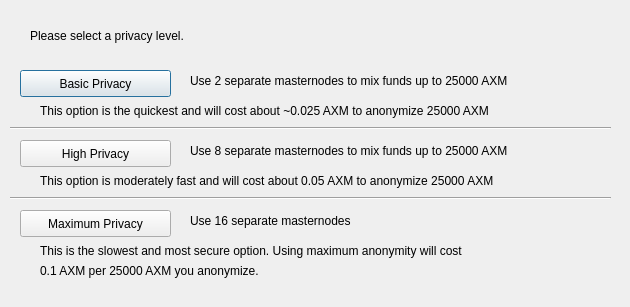
<?xml version="1.0" encoding="UTF-8"?>
<ui version="4.0">
 <class>ObfuscationConfig</class>
 <widget class="QDialog" name="ObfuscationConfig">
  <property name="geometry">
   <rect>
    <x>0</x>
    <y>0</y>
    <width>630</width>
    <height>307</height>
   </rect>
  </property>
  <property name="windowTitle">
   <string>Configure Obfuscation</string>
  </property>
  <widget class="QPushButton" name="buttonBasic">
   <property name="geometry">
    <rect>
     <x>20</x>
     <y>70</y>
     <width>151</width>
     <height>27</height>
    </rect>
   </property>
   <property name="text">
    <string>Basic Privacy</string>
   </property>
  </widget>
  <widget class="QPushButton" name="buttonHigh">
   <property name="geometry">
    <rect>
     <x>20</x>
     <y>140</y>
     <width>151</width>
     <height>27</height>
    </rect>
   </property>
   <property name="text">
    <string>High Privacy</string>
   </property>
  </widget>
  <widget class="QPushButton" name="buttonMax">
   <property name="geometry">
    <rect>
     <x>20</x>
     <y>210</y>
     <width>151</width>
     <height>27</height>
    </rect>
   </property>
   <property name="text">
    <string>Maximum Privacy</string>
   </property>
  </widget>
  <widget class="QLabel" name="label">
   <property name="geometry">
    <rect>
     <x>30</x>
     <y>20</y>
     <width>571</width>
     <height>31</height>
    </rect>
   </property>
   <property name="text">
    <string>Please select a privacy level.</string>
   </property>
  </widget>
  <widget class="QLabel" name="label_2">
   <property name="geometry">
    <rect>
     <x>190</x>
     <y>70</y>
     <width>421</width>
     <height>21</height>
    </rect>
   </property>
   <property name="text">
    <string>Use 2 separate masternodes to mix funds up to 25000 AXM</string>
   </property>
  </widget>
  <widget class="QLabel" name="label_3">
   <property name="geometry">
    <rect>
     <x>190</x>
     <y>140</y>
     <width>411</width>
     <height>21</height>
    </rect>
   </property>
   <property name="text">
    <string>Use 8 separate masternodes to mix funds up to 25000 AXM</string>
   </property>
  </widget>
  <widget class="QLabel" name="label_4">
   <property name="geometry">
    <rect>
     <x>190</x>
     <y>210</y>
     <width>421</width>
     <height>21</height>
    </rect>
   </property>
   <property name="text">
    <string>Use 16 separate masternodes</string>
   </property>
  </widget>
  <widget class="QLabel" name="label_6">
   <property name="geometry">
    <rect>
     <x>40</x>
     <y>100</y>
     <width>561</width>
     <height>21</height>
    </rect>
   </property>
   <property name="text">
    <string>This option is the quickest and will cost about ~0.025 AXM to anonymize 25000 AXM</string>
   </property>
  </widget>
  <widget class="QLabel" name="label_7">
   <property name="geometry">
    <rect>
     <x>40</x>
     <y>170</y>
     <width>561</width>
     <height>21</height>
    </rect>
   </property>
   <property name="text">
    <string>This option is moderately fast and will cost about 0.05 AXM to anonymize 25000 AXM</string>
   </property>
  </widget>
  <widget class="QLabel" name="label_8">
   <property name="geometry">
    <rect>
     <x>40</x>
     <y>240</y>
     <width>561</width>
     <height>21</height>
    </rect>
   </property>
   <property name="text">
    <string>This is the slowest and most secure option. Using maximum anonymity will cost</string>
   </property>
  </widget>
  <widget class="QLabel" name="label_9">
   <property name="geometry">
    <rect>
     <x>40</x>
     <y>260</y>
     <width>561</width>
     <height>21</height>
    </rect>
   </property>
   <property name="text">
    <string>0.1 AXM per 25000 AXM you anonymize.</string>
   </property>
  </widget>
  <widget class="Line" name="line">
   <property name="geometry">
    <rect>
     <x>10</x>
     <y>120</y>
     <width>601</width>
     <height>16</height>
    </rect>
   </property>
   <property name="orientation">
    <enum>Qt::Horizontal</enum>
   </property>
  </widget>
  <widget class="Line" name="line_2">
   <property name="geometry">
    <rect>
     <x>10</x>
     <y>190</y>
     <width>601</width>
     <height>16</height>
    </rect>
   </property>
   <property name="orientation">
    <enum>Qt::Horizontal</enum>
   </property>
  </widget>
 </widget>
 <resources/>
 <connections/>
</ui>
